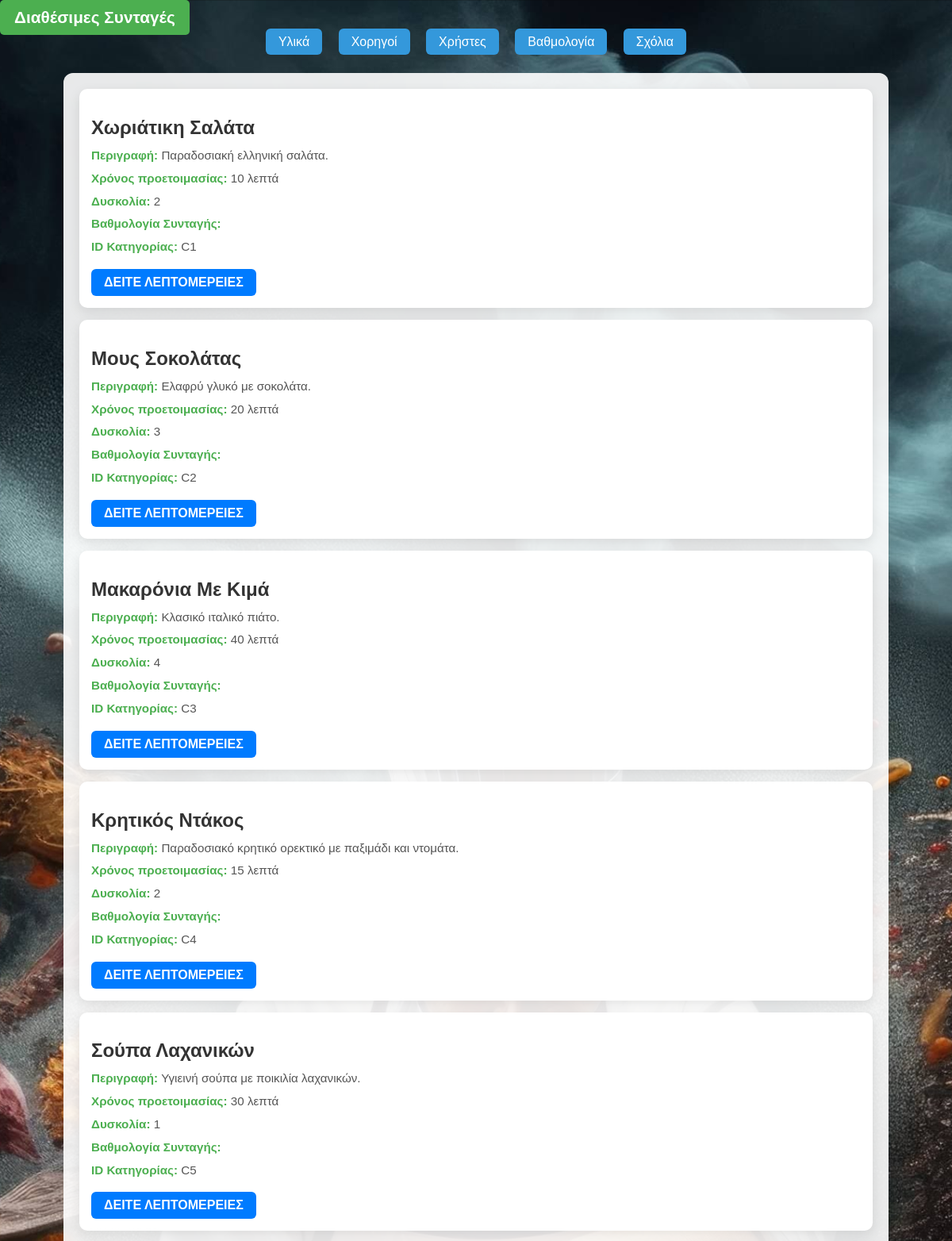
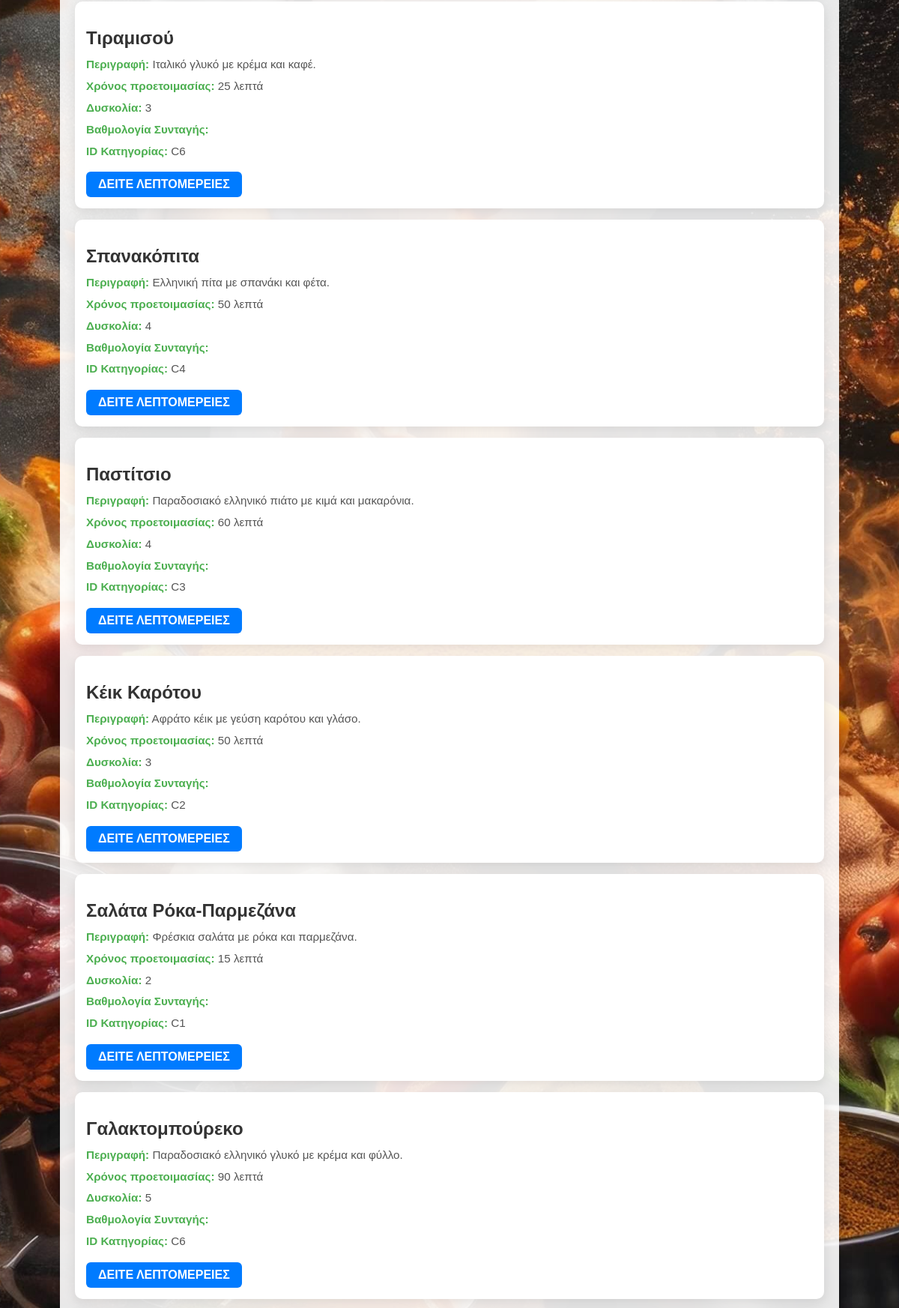
The page /Site/recipes.php (upper part) on the database its author committed (2 pictures, top to bottom).
### tables this page shows
CREATE TABLE SYNTAGH (
    ID_Syntaghs VARCHAR(10) PRIMARY KEY,
    Onoma_Syntaghs VARCHAR(70) NOT NULL,
    Xronos_Paragwgis INT NOT NULL,
    Perigrafh TEXT,
    Duskolia INT,
    Vathmologia_Syntaghs FLOAT(2, 1),
    ID_kathgorias CHAR(10)
);

### Site/recipes.php (the view, shortened to what this page needs)
<?php
include 'config.php';
$filter_query = "SELECT * FROM SYNTAGH";
$result = $conn->query($filter_query);
?>
<!DOCTYPE html>
<html lang="el">
<head>
</head>
<body>
    <a href="recipes.php" class="title-button">Διαθέσιμες Συνταγές</a>
    <div class="buttons-container">
        <a href="ingredients.php" class="button">Υλικά</a>
        <a href="sponsors.php" class="button">Χορηγοί</a>
        <a href="users.php" class="button">Χρήστες</a>
        <a href="rating.php" class="button">Βαθμολογία</a>
        <a href="comments.php" class="button">Σχόλια</a>
    </div>
    <div class="recipe-container">
        <?php
        if ($result->num_rows > 0) {
            while ($row = $result->fetch_assoc()) {
                echo "<div class='recipe'>";
                echo "<h2>" . $row['Onoma_Syntaghs'] . "</h2>";
                echo "<p><span>Περιγραφή:</span> " . $row['Perigrafh'] . "</p>";
                echo "<p><span>Χρόνος προετοιμασίας:</span> " . $row['Xronos_Paragwgis'] . " λεπτά</p>";
                echo "<p><span>Δυσκολία:</span> " . $row['Duskolia'] . "</p>";
                echo "<p><span>Βαθμολογία Συνταγής:</span> " . $row['Vathmologia_Syntaghs'] . "</p>";
                echo "<p><span>ID Κατηγορίας:</span> " . $row['ID_kathgorias'] . "</p>";
                echo "<a href='recipe_details.php?id=" . $row['ID_Syntaghs'] . "'>Δείτε λεπτομέρειες</a>";
                echo "</div>";
            }
        } else {
            echo "<p style='text-align:center;'>Δεν υπάρχουν διαθέσιμες συνταγές.</p>";
        }
        ?>
    </div>
</body>
</html>

### Site/recipes.php (style rules this page uses)
body { font-family: 'Arial', sans-serif; background-image: url('recipes.jpg'); background-size: cover; background-position: center; margin: 0; padding: 0; color: #333; }
.recipe-container { max-width: 1000px; margin: 30px auto; padding: 20px; background-color: rgba(255, 255, 255, 0.9); border-radius: 12px; box-shadow: 0px 10px 20px rgba(0, 0, 0, 0.1); }
.buttons-container { text-align: center; margin-bottom: 20px; }
.button { padding: 8px 16px; font-size: 1rem; color: white; background-color: #3498db; text-decoration: none; border-radius: 6px; margin: 8px; transition: background-color 0.3s ease, transform 0.2s ease; }
.recipe { background-color: #ffffff; padding: 15px; margin-bottom: 15px; border-radius: 10px; box-shadow: 0px 5px 15px rgba(0, 0, 0, 0.1); transition: transform 0.3s ease, box-shadow 0.3s ease; }
.recipe h2 { font-size: 1.5rem; color: #333; margin-bottom: 10px; font-weight: 600; text-transform: capitalize; }
.recipe p { font-size: 0.95rem; line-height: 1.5; margin: 6px 0; color: #555; }
.recipe p span { font-weight: 600; color: #4CAF50; }
.recipe a { display: inline-block; margin-top: 10px; padding: 8px 16px; background-color: #007bff; color: white; text-decoration: none; border-radius: 6px; font-weight: 600; text-transform: uppercase; transition: background-color 0.3s, transform 0.2s ease-in-out; }
.title-button { display: inline-block; text-decoration: none; padding: 10px 18px; background-color: #4CAF50; color: white; font-size: 1.3em; font-weight: bold; border-radius: 5px; border: none; cursor: pointer; text-align: center; transition: transform 0.3s ease, background-color 0.3s ease; }

### rows shown on the page
syntagh: Onoma_Syntaghs "Χωριάτικη Σαλάτα", Perigrafh "Παραδοσιακή ελληνική σαλάτα.", Xronos_Paragwgis "10", Duskolia "2", ID_kathgorias "C1"
syntagh: Onoma_Syntaghs "Μους Σοκολάτας", Perigrafh "Ελαφρύ γλυκό με σοκολάτα.", Xronos_Paragwgis "20", Duskolia "3", ID_kathgorias "C2"
syntagh: Onoma_Syntaghs "Μακαρόνια Με Κιμά", Perigrafh "Κλασικό ιταλικό πιάτο.", Xronos_Paragwgis "40", Duskolia "4", ID_kathgorias "C3"
syntagh: Onoma_Syntaghs "Κρητικός Ντάκος", Perigrafh "Παραδοσιακό κρητικό ορεκτικό με παξιμάδι και ντομάτα.", Xronos_Paragwgis "15", Duskolia "2", ID_kathgorias "C4"
syntagh: Onoma_Syntaghs "Σούπα Λαχανικών", Perigrafh "Υγιεινή σούπα με ποικιλία λαχανικών.", Xronos_Paragwgis "30", Duskolia "1", ID_kathgorias "C5"
syntagh: Onoma_Syntaghs "Τιραμισού", Perigrafh "Ιταλικό γλυκό με κρέμα και καφέ.", Xronos_Paragwgis "25", Duskolia "3", ID_kathgorias "C6"
syntagh: Onoma_Syntaghs "Σπανακόπιτα", Perigrafh "Ελληνική πίτα με σπανάκι και φέτα.", Xronos_Paragwgis "50", Duskolia "4", ID_kathgorias "C4"
syntagh: Onoma_Syntaghs "Παστίτσιο", Perigrafh "Παραδοσιακό ελληνικό πιάτο με κιμά και μακαρόνια.", Xronos_Paragwgis "60", Duskolia "4", ID_kathgorias "C3"
syntagh: Onoma_Syntaghs "Κέικ Καρότου", Perigrafh "Αφράτο κέικ με γεύση καρότου και γλάσο.", Xronos_Paragwgis "50", Duskolia "3", ID_kathgorias "C2"
syntagh: Onoma_Syntaghs "Σαλάτα Ρόκα-Παρμεζάνα", Perigrafh "Φρέσκια σαλάτα με ρόκα και παρμεζάνα.", Xronos_Paragwgis "15", Duskolia "2", ID_kathgorias "C1"
syntagh: Onoma_Syntaghs "Γαλακτομπούρεκο", Perigrafh "Παραδοσιακό ελληνικό γλυκό με κρέμα και φύλλο.", Xronos_Paragwgis "90", Duskolia "5", ID_kathgorias "C6"
